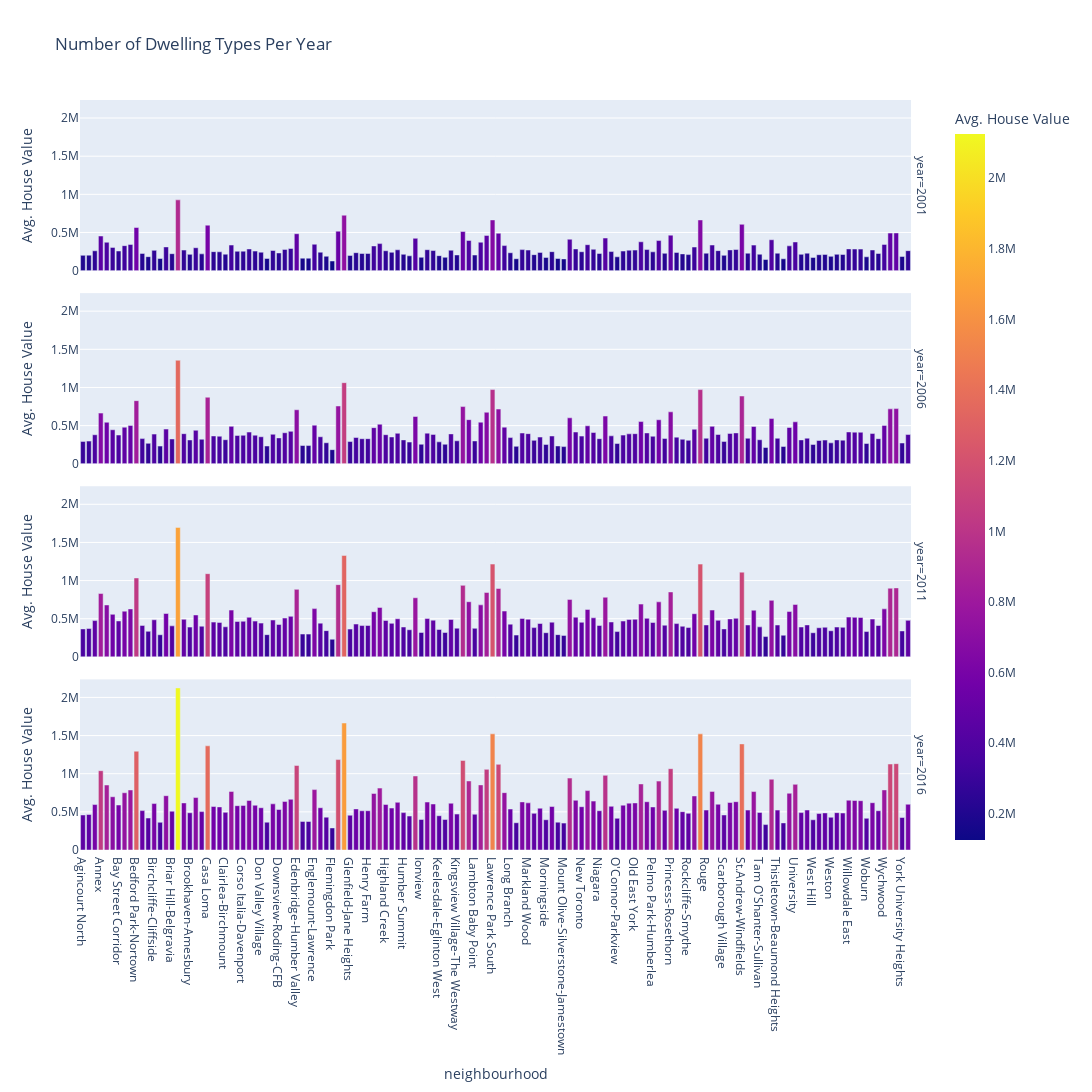

The cell this chart's notebook holds for it:
### Code cell
# Creating bar chart row facet to plot
fig = px.bar(
    row_data,
    x="neighbourhood",
    y="Avg. House Value",
    color="Avg. House Value",
    facet_row="year",
    title="Number of Dwelling Types Per Year",
    width=1200,
    height=1500)
fig

### Figure 1 — Plotly figure (JSON) as saved in the notebook; plotly's stock layout.template omitted (floating-point values rounded to 4 significant figures; data arrays with more than 128 entries replaced by an {"elided": "..."} marker saying what was removed)
{"data": [{"alignmentgroup": "True", "hovertemplate": "year=2001<br>neighbourhood=%{x}<br>Avg. House Value=%{marker.color}<extra></extra>", "legendgroup": "", "marker": {"color": {"elided": "140 int values"}, "coloraxis": "coloraxis", "pattern": {"shape": ""}}, "name": "", "offsetgroup": "", "orientation": "v", "showlegend": false, "textposition": "auto", "type": "bar", "x": {"elided": "140 str values"}, "xaxis": "x4", "y": {"elided": "140 int values"}, "yaxis": "y4"}, {"alignmentgroup": "True", "hovertemplate": "year=2006<br>neighbourhood=%{x}<br>Avg. House Value=%{marker.color}<extra></extra>", "legendgroup": "", "marker": {"color": {"elided": "140 int values"}, "coloraxis": "coloraxis", "pattern": {"shape": ""}}, "name": "", "offsetgroup": "", "orientation": "v", "showlegend": false, "textposition": "auto", "type": "bar", "x": {"elided": "140 str values"}, "xaxis": "x3", "y": {"elided": "140 int values"}, "yaxis": "y3"}, {"alignmentgroup": "True", "hovertemplate": "year=2011<br>neighbourhood=%{x}<br>Avg. House Value=%{marker.color}<extra></extra>", "legendgroup": "", "marker": {"color": {"elided": "140 int values"}, "coloraxis": "coloraxis", "pattern": {"shape": ""}}, "name": "", "offsetgroup": "", "orientation": "v", "showlegend": false, "textposition": "auto", "type": "bar", "x": {"elided": "140 str values"}, "xaxis": "x2", "y": {"elided": "140 int values"}, "yaxis": "y2"}, {"alignmentgroup": "True", "hovertemplate": "year=2016<br>neighbourhood=%{x}<br>Avg. House Value=%{marker.color}<extra></extra>", "legendgroup": "", "marker": {"color": {"elided": "140 int values"}, "coloraxis": "coloraxis", "pattern": {"shape": ""}}, "name": "", "offsetgroup": "", "orientation": "v", "showlegend": false, "textposition": "auto", "type": "bar", "x": {"elided": "140 str values"}, "xaxis": "x", "y": {"elided": "140 int values"}, "yaxis": "y"}], "layout": {"annotations": [{"font": {}, "showarrow": false, "text": "year=2016", "textangle": 90, "x": 0.98, "xanchor": "left", "xref": "paper", "y": 0.1138, "yanchor": "middle", "yref": "paper"}, {"font": {}, "showarrow": false, "text": "year=2011", "textangle": 90, "x": 0.98, "xanchor": "left", "xref": "paper", "y": 0.3712, "yanchor": "middle", "yref": "paper"}, {"font": {}, "showarrow": false, "text": "year=2006", "textangle": 90, "x": 0.98, "xanchor": "left", "xref": "paper", "y": 0.6288, "yanchor": "middle", "yref": "paper"}, {"font": {}, "showarrow": false, "text": "year=2001", "textangle": 90, "x": 0.98, "xanchor": "left", "xref": "paper", "y": 0.8862, "yanchor": "middle", "yref": "paper"}], "barmode": "relative", "coloraxis": {"colorbar": {"title": {"text": "Avg. House Value"}}, "colorscale": [[0, "#0d0887"], [0.1111, "#46039f"], [0.2222, "#7201a8"], [0.3333, "#9c179e"], [0.4444, "#bd3786"], [0.5556, "#d8576b"], [0.6667, "#ed7953"], [0.7778, "#fb9f3a"], [0.8889, "#fdca26"], [1, "#f0f921"]]}, "height": 1500, "legend": {"tracegroupgap": 0}, "title": {"text": "Number of Dwelling Types Per Year"}, "width": 1200, "xaxis": {"anchor": "y", "autorange": true, "domain": [0, 0.98], "range": [-0.5, 139.5], "title": {"text": "neighbourhood"}, "type": "category"}, "xaxis2": {"anchor": "y2", "autorange": true, "domain": [0, 0.98], "matches": "x", "range": [-0.5, 139.5], "showticklabels": false, "type": "category"}, "xaxis3": {"anchor": "y3", "autorange": true, "domain": [0, 0.98], "matches": "x", "range": [-0.5, 139.5], "showticklabels": false, "type": "category"}, "xaxis4": {"anchor": "y4", "autorange": true, "domain": [0, 0.98], "matches": "x", "range": [-0.5, 139.5], "showticklabels": false, "type": "category"}, "yaxis": {"anchor": "x", "autorange": true, "domain": [0, 0.2275], "range": [0, 2236000.0], "title": {"text": "Avg. House Value"}, "type": "linear"}, "yaxis2": {"anchor": "x2", "autorange": true, "domain": [0.2575, 0.485], "matches": "y", "range": [0, 2236000.0], "title": {"text": "Avg. House Value"}, "type": "linear"}, "yaxis3": {"anchor": "x3", "autorange": true, "domain": [0.515, 0.7425], "matches": "y", "range": [0, 2236000.0], "title": {"text": "Avg. House Value"}, "type": "linear"}, "yaxis4": {"anchor": "x4", "autorange": true, "domain": [0.7725, 1], "matches": "y", "range": [0, 2236000.0], "title": {"text": "Avg. House Value"}, "type": "linear"}}}
